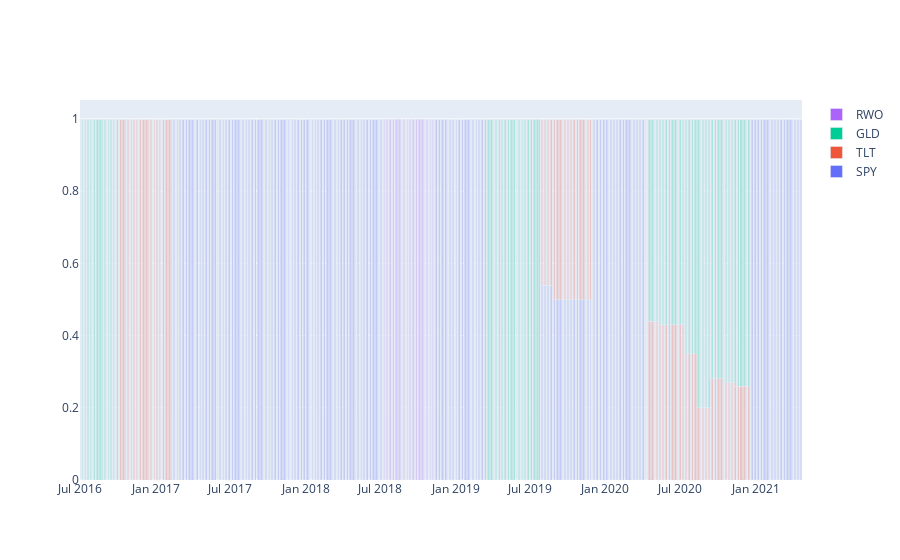

The notebook cell saved with this chart:
### Code cell
plotAllocation(ah.dropna())

### Figure 1 — Plotly figure (JSON) as saved in the notebook; plotly's stock layout.template omitted (floating-point values rounded to 4 significant figures; data arrays with more than 128 entries replaced by an {"elided": "..."} marker saying what was removed)
{"data": [{"name": "SPY", "type": "bar", "x": {"elided": "1211 str values"}, "y": {"elided": "1211 float values"}}, {"name": "TLT", "type": "bar", "x": {"elided": "1211 str values"}, "y": {"elided": "1211 float values"}}, {"name": "GLD", "type": "bar", "x": {"elided": "1211 str values"}, "y": {"elided": "1211 float values"}}, {"name": "RWO", "type": "bar", "x": {"elided": "1211 str values"}, "y": {"elided": "1211 float values"}}], "layout": {"bargap": 0, "bargroupgap": 0, "barmode": "stack", "xaxis": {"categoryorder": "total descending"}}}
